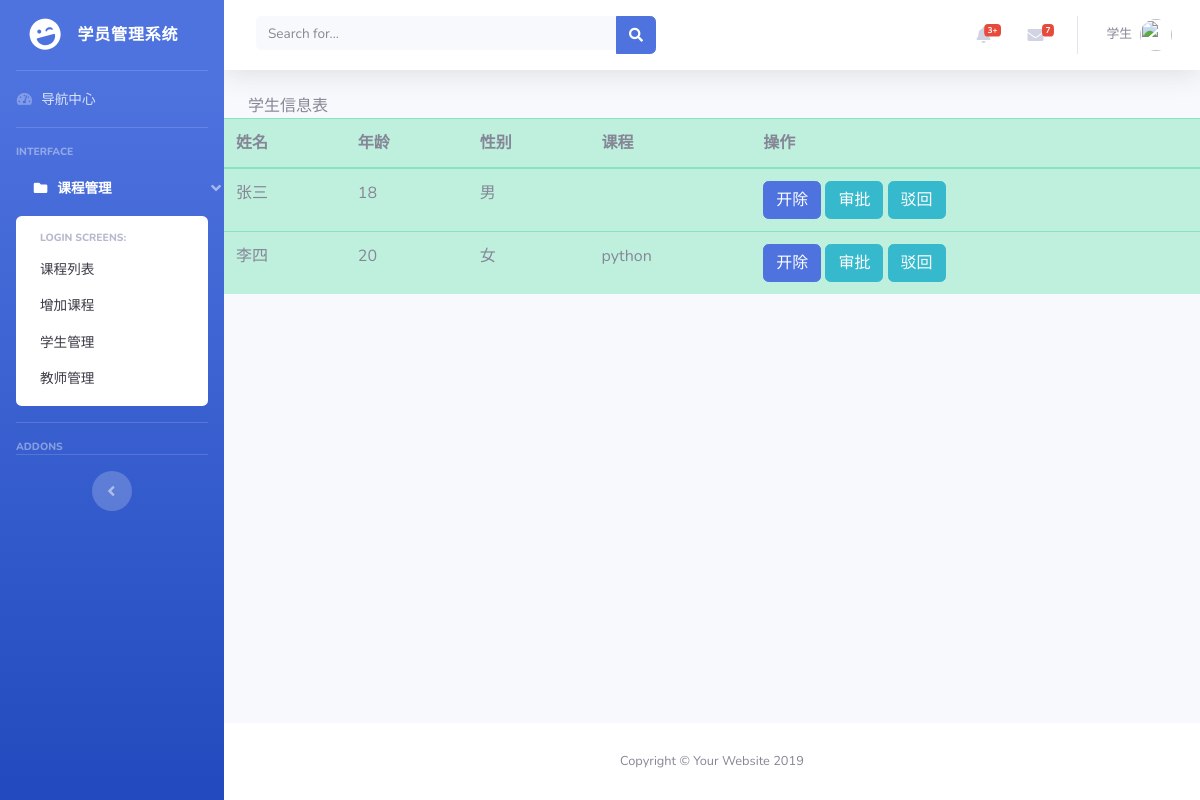
/students/, run on an earlier commit of the app's database.
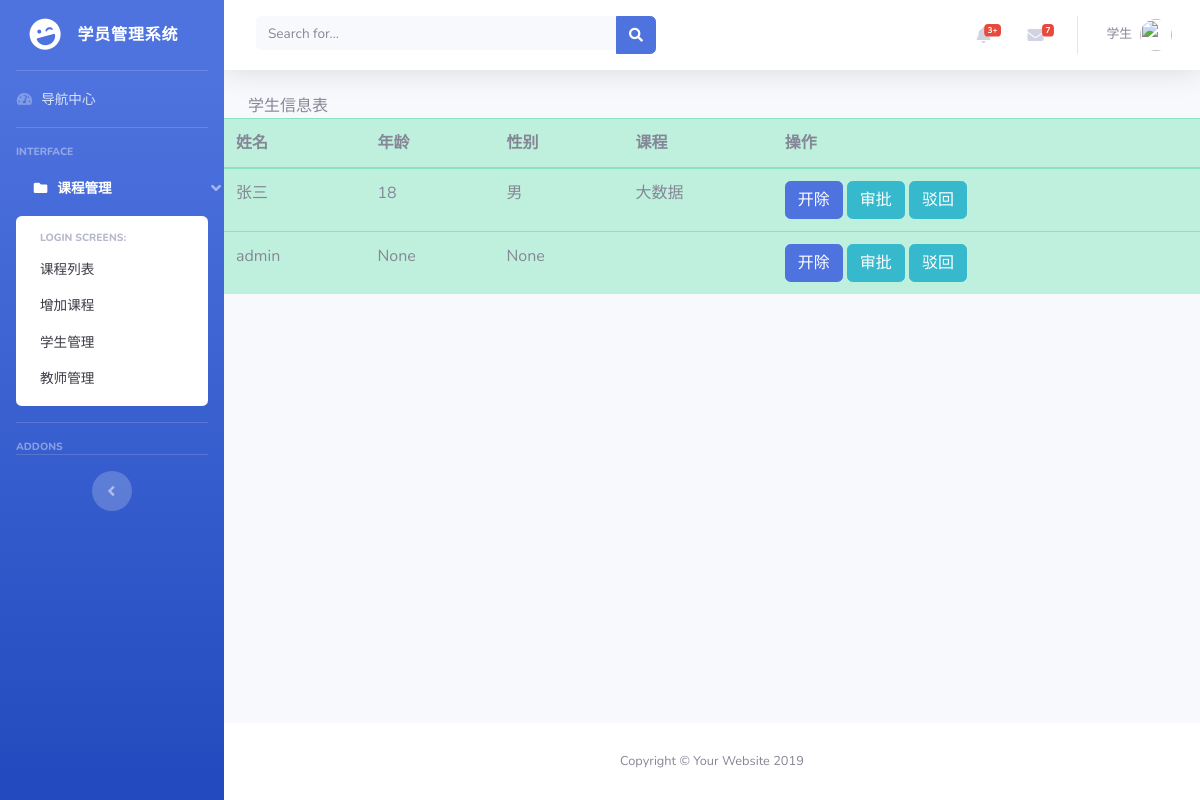
And on a later commit of the database.
### app/models.py (models this page shows, shortened)
class BaseModel(models.Model):
    __abstract__ = True
    id = models.Column(models.Integer, primary_key=True, autoincrement=True)

class Student(BaseModel):
    __tablename__ = 'student'
    name = models.Column(models.String(32),unique=True)
    age = models.Column(models.Integer)
    gender = models.Column(models.Integer)#0 男 1 女 -1 中

class Course(BaseModel):
    __tablename__ = 'course'
    lable = models.Column(models.String(32))
    description = models.Column(models.Text)
    to_teacher = models.relationship(
        'Teacher',
        backref = 'to_course1'
    )
    to_student = models.relationship(
        'Student',
        secondary = Stu_Cou,
        backref = models.backref('to_course',lazy = 'dynamic'),
        lazy = 'dynamic'
    )

### app/main/views.py (the view)
@csrf.exempt
@main.route('/students/',methods=['POST','GET'])
def students_list():
    student = Student.query.all()
    return render_template('students.html',**locals())

### app/templates/students.html
{% extends 'base.html' %}
{% block title %}
学生信息表
{% endblock %}
{% block container %}
<table class="table table-success">
<thead>
<tr>
    <th>姓名</th>
    <th>年龄</th>
    <th>性别</th>
    <th>课程</th>
    <th>操作</th>
</tr>
</thead>
<tbody>
    {% for s in student %}
    <tr>
            <td>{{ s.name }}</td>
            <td>{{ s.age }}</td>
            <td>{{ s.gender }}</td>
            <td>{{ s.to_course.first().lable }}</td>
            <td>
                <a href="/del_student/?student_id={{ s.id }}" class="btn btn-primary">开除</a>
                <a href="#" class="btn btn-info">审批</a>
                <a href="#" class="btn btn-info">驳回</a>
            </td>
        </tr>
    {% endfor %}
</tbody>
</table>
{% endblock %}

What changed in the data, as far as the page shows it:
shown differently, row unchanged: Student "张三": to_course.first (not shown) → "大数据"
changed Student: name "李四" → "admin"; age "20" → "None"; gender "女" → "None"; to_course.first "python" → (not shown)
